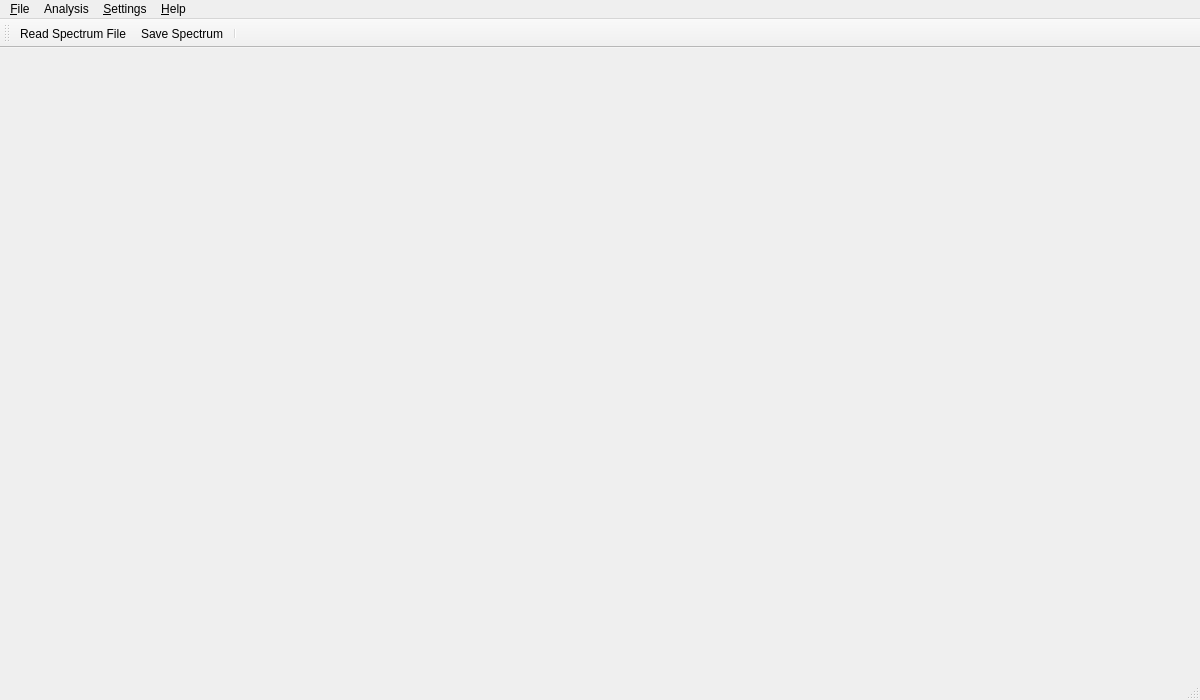
<?xml version="1.0" encoding="UTF-8"?>
<ui version="4.0">
 <class>MainInterfaceClass</class>
 <widget class="QMainWindow" name="MainInterfaceClass">
  <property name="geometry">
   <rect>
    <x>0</x>
    <y>0</y>
    <width>1200</width>
    <height>700</height>
   </rect>
  </property>
  <property name="sizePolicy">
   <sizepolicy hsizetype="Preferred" vsizetype="Preferred">
    <horstretch>0</horstretch>
    <verstretch>0</verstretch>
   </sizepolicy>
  </property>
  <property name="windowTitle">
   <string>MainWindow</string>
  </property>
  <widget class="QWidget" name="centralwidget"/>
  <widget class="QMenuBar" name="menubar">
   <property name="geometry">
    <rect>
     <x>0</x>
     <y>0</y>
     <width>1200</width>
     <height>28</height>
    </rect>
   </property>
   <widget class="QMenu" name="menuFile">
    <property name="title">
     <string>&amp;File</string>
    </property>
    <addaction name="actionReadSpectrumFile"/>
    <addaction name="separator"/>
    <addaction name="actionOpenLiveSignal"/>
    <addaction name="actionReadSpectrum"/>
    <addaction name="actionReadWaveforms"/>
    <addaction name="actionRestart"/>
    <addaction name="actionPause"/>
    <addaction name="actionUnPause"/>
    <addaction name="actionStop"/>
    <addaction name="separator"/>
    <addaction name="actionSaveSpectrum"/>
    <addaction name="actionSavePlot"/>
    <addaction name="separator"/>
    <addaction name="actionExit"/>
   </widget>
   <widget class="QMenu" name="menuHelp">
    <property name="title">
     <string>&amp;Settings</string>
    </property>
    <addaction name="actionLanguage"/>
    <addaction name="actionFileLocations"/>
    <addaction name="actionSignalSettings"/>
   </widget>
   <widget class="QMenu" name="menu_Help">
    <property name="title">
     <string>&amp;Help</string>
    </property>
    <addaction name="actionAbout"/>
   </widget>
   <widget class="QMenu" name="menuAnalysis">
    <property name="title">
     <string>Analysis</string>
    </property>
    <addaction name="actionAnalyze"/>
    <addaction name="separator"/>
    <addaction name="actionSet_F100D3P"/>
    <addaction name="actionSet_XTRA_F100"/>
   </widget>
   <addaction name="menuFile"/>
   <addaction name="menuAnalysis"/>
   <addaction name="menuHelp"/>
   <addaction name="menu_Help"/>
  </widget>
  <widget class="QStatusBar" name="statusbar"/>
  <widget class="QToolBar" name="toolBar">
   <property name="windowTitle">
    <string>toolBar</string>
   </property>
   <attribute name="toolBarArea">
    <enum>TopToolBarArea</enum>
   </attribute>
   <attribute name="toolBarBreak">
    <bool>false</bool>
   </attribute>
   <addaction name="actionReadSpectrumFile"/>
   <addaction name="actionSaveSpectrum"/>
   <addaction name="separator"/>
  </widget>
  <action name="actionNew">
   <property name="icon">
    <iconset>
     <normaloff>:/images/new.png</normaloff>:/images/new.png</iconset>
   </property>
   <property name="text">
    <string>&amp;New</string>
   </property>
  </action>
  <action name="actionCut">
   <property name="icon">
    <iconset>
     <normaloff>:/images/cut.png</normaloff>:/images/cut.png</iconset>
   </property>
   <property name="text">
    <string>Cu&amp;t</string>
   </property>
  </action>
  <action name="actionClose">
   <property name="text">
    <string>Close</string>
   </property>
  </action>
  <action name="actionLanguage">
   <property name="text">
    <string>&amp;Language</string>
   </property>
  </action>
  <action name="actionReadSpectrumFile">
   <property name="icon">
    <iconset>
     <normaloff>:/images/open.png</normaloff>:/images/open.png</iconset>
   </property>
   <property name="text">
    <string>&amp;Read Spectrum File</string>
   </property>
  </action>
  <action name="actionSaveSpectrum">
   <property name="icon">
    <iconset>
     <normaloff>:/images/save.png</normaloff>:/images/save.png</iconset>
   </property>
   <property name="text">
    <string>&amp;Save Spectrum</string>
   </property>
  </action>
  <action name="actionSaveAs">
   <property name="text">
    <string>Save &amp;As...</string>
   </property>
  </action>
  <action name="actionExit">
   <property name="text">
    <string>Exit</string>
   </property>
  </action>
  <action name="action_Copy">
   <property name="icon">
    <iconset>
     <normaloff>:/images/copy.png</normaloff>:/images/copy.png</iconset>
   </property>
   <property name="text">
    <string>&amp;Copy</string>
   </property>
  </action>
  <action name="action_Paste">
   <property name="icon">
    <iconset>
     <normaloff>:/images/paste.png</normaloff>:/images/paste.png</iconset>
   </property>
   <property name="text">
    <string>&amp;Paste</string>
   </property>
  </action>
  <action name="actionAnalyze">
   <property name="text">
    <string>Analy&amp;ze</string>
   </property>
  </action>
  <action name="actionApply_Energy_Calibration">
   <property name="text">
    <string>Apply &amp;Energy Calibration</string>
   </property>
  </action>
  <action name="actionClose_All">
   <property name="text">
    <string>Close All</string>
   </property>
  </action>
  <action name="actionTile">
   <property name="text">
    <string>Tile</string>
   </property>
  </action>
  <action name="actionCascade">
   <property name="text">
    <string>Cascade</string>
   </property>
  </action>
  <action name="actionNext">
   <property name="text">
    <string>Next</string>
   </property>
  </action>
  <action name="actionPrevious">
   <property name="text">
    <string>Previous</string>
   </property>
  </action>
  <action name="actionFileLocations">
   <property name="text">
    <string>&amp;File locations</string>
   </property>
  </action>
  <action name="actionAbout">
   <property name="text">
    <string>&amp;about</string>
   </property>
  </action>
  <action name="actionGet_InterWinner_results">
   <property name="text">
    <string>Get InterWinner results</string>
   </property>
  </action>
  <action name="actionGet_OpenGamma_results">
   <property name="text">
    <string>Get OpenGamma results</string>
   </property>
  </action>
  <action name="actionSI_049_2009">
   <property name="text">
    <string>SI-049/2009</string>
   </property>
  </action>
  <action name="actionSet_F100D3P">
   <property name="text">
    <string>set F100D3P</string>
   </property>
  </action>
  <action name="actionSet_XTRA_F100">
   <property name="text">
    <string>set XTRA_F100</string>
   </property>
  </action>
  <action name="actionSavePlot">
   <property name="text">
    <string>Save &amp;Plot</string>
   </property>
  </action>
  <action name="actionReadSpectrum">
   <property name="text">
    <string>Display Spectrum</string>
   </property>
  </action>
  <action name="actionSaveSpectrumData">
   <property name="text">
    <string>Save Spectrum to File</string>
   </property>
  </action>
  <action name="actionStop">
   <property name="text">
    <string>Stop</string>
   </property>
  </action>
  <action name="actionRestart">
   <property name="text">
    <string>Restart</string>
   </property>
  </action>
  <action name="actionSignalSettings">
   <property name="text">
    <string>Signal Settings</string>
   </property>
  </action>
  <action name="actionSaveAnalysis">
   <property name="text">
    <string>Save Analysis</string>
   </property>
  </action>
  <action name="actionReadWaveform">
   <property name="text">
    <string>View Waveform</string>
   </property>
  </action>
  <action name="actionPause">
   <property name="text">
    <string>Pause</string>
   </property>
  </action>
  <action name="actionUnPause">
   <property name="text">
    <string>Continue</string>
   </property>
  </action>
  <action name="actionOpenLiveSignal">
   <property name="text">
    <string>Open Spectrum Signal</string>
   </property>
  </action>
  <action name="actionReadWaveforms">
   <property name="text">
    <string>Display Waveforms</string>
   </property>
  </action>
 </widget>
 <resources/>
 <connections/>
</ui>
